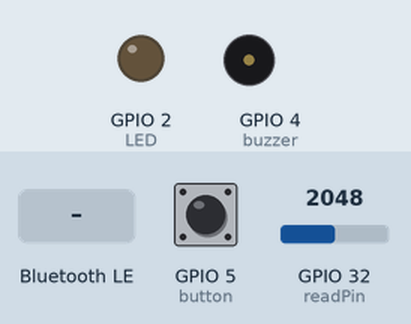
Bench run of a sketch on a simulated ESP32. Parts: output pins drawn as LEDs (lit = HIGH), buzzer (waves = sounding, pin HIGH). The inputs (shaded band) are chosen by the test bench; at power-on: GPIO 5 (button) HIGH, GPIO 32 (readPin) = 2048. Nothing arrives over Bluetooth unless stated; a phone connects over Bluetooth LE 3 s after start; what the sketch prints to the serial monitor is not drawn.

Above: at 1.2 s.
1.3 s: GPIO 5 (button) pulled LOW for 3.2 s
At 2.4 s:
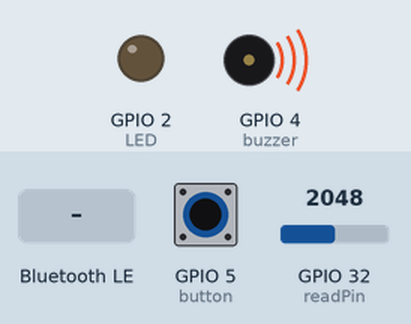
6.0 s: Bluetooth LE write "1" received
Timing chart, 0 to 9.0 s (numbered marks = the images above; inputs shaded):
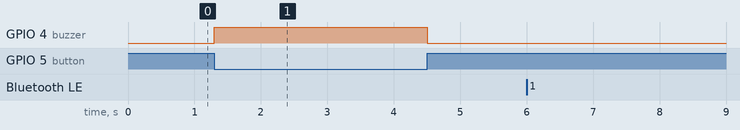

The sketch:

ESP32_BLE_UART_Demo.ino
```cpp
/*
    Video: https://www.youtube.com/watch?v=oCMOYS71NIU
    Based on Neil Kolban example for IDF: https://github.com/nkolban/esp32-snippets/blob/master/cpp_utils/tests/BLE%20Tests/SampleNotify.cpp
    Ported to Arduino ESP32 by Evandro Copercini

   Create a BLE server that, once we receive a connection, will send periodic notifications.
   The service advertises itself as: 6E400001-B5A3-F393-E0A9-E50E24DCCA9E
   Has a characteristic of: 6E400002-B5A3-F393-E0A9-E50E24DCCA9E - used for receiving data with "WRITE"
   Has a characteristic of: 6E400003-B5A3-F393-E0A9-E50E24DCCA9E - used to send data with  "NOTIFY"

   The design of creating the BLE server is:
   1. Create a BLE Server
   2. Create a BLE Service
   3. Create a BLE Characteristic on the Service
   4. Create a BLE Descriptor on the characteristic
   5. Start the service.
   6. Start advertising.

   In this example rxValue is the data received (only accessible inside that function).
   And txValue is the data to be sent, in this example just a byte incremented every second.
*/
#include <BLEDevice.h>
#include <BLEServer.h>
#include <BLEUtils.h>
#include <BLE2902.h>

BLECharacteristic *pCharacteristic;
bool deviceConnected = false;
float txValue = 0;
int val_button = 1;
const int readPin = 32; // Use GPIO number. See ESP32 board pinouts
const int LED = 2; // Could be different depending on the dev board. I used the DOIT ESP32 dev board.

//std::string rxValue; // Could also make this a global var to access it in loop()

// See the following for generating UUIDs:
// https://www.uuidgenerator.net/

#define SERVICE_UUID           "6E400001-B5A3-F393-E0A9-E50E24DCCA9E" // UART service UUID
#define CHARACTERISTIC_UUID_RX "6E400002-B5A3-F393-E0A9-E50E24DCCA9E"
#define CHARACTERISTIC_UUID_TX "6E400003-B5A3-F393-E0A9-E50E24DCCA9E"

class MyServerCallbacks: public BLEServerCallbacks {
    void onConnect(BLEServer* pServer) {
      deviceConnected = true;
    };

    void onDisconnect(BLEServer* pServer) {
      deviceConnected = false;
    }
};

class MyCallbacks: public BLECharacteristicCallbacks {
    void onWrite(BLECharacteristic *pCharacteristic) {
      std::string rxValue = pCharacteristic->getValue();

      if (rxValue.length() > 0) {
        Serial.println("*********");
        Serial.print("Received Value: ");

        for (int i = 0; i < rxValue.length(); i++) {
          Serial.print(rxValue[i]);
        }

        Serial.println();

        // Do stuff based on the command received from the app
        if (rxValue.find("A") != -1) {
          Serial.print("Turning ON!");
          digitalWrite(LED, HIGH);
        }
        else if (rxValue.find("B") != -1) {
          Serial.print("Turning OFF!");
          digitalWrite(LED, LOW);
        }

        Serial.println();
        Serial.println("*********");
      }
    }
};

int buzzer=4;
int button=5;
int temp=1;

void setup() {
  Serial.begin(115200);

  pinMode(buzzer,OUTPUT);
  pinMode(button,INPUT_PULLUP);
  pinMode(LED, OUTPUT);

  // Create the BLE Device
  BLEDevice::init("ESP32 UART Test"); // Give it a name

  // Create the BLE Server
  BLEServer *pServer = BLEDevice::createServer();
  pServer->setCallbacks(new MyServerCallbacks());

  // Create the BLE Service
  BLEService *pService = pServer->createService(SERVICE_UUID);

  // Create a BLE Characteristic
  pCharacteristic = pService->createCharacteristic(
                      CHARACTERISTIC_UUID_TX,
                      BLECharacteristic::PROPERTY_NOTIFY
                    );

  pCharacteristic->addDescriptor(new BLE2902());

  BLECharacteristic *pCharacteristic = pService->createCharacteristic(
                                         CHARACTERISTIC_UUID_RX,
                                         BLECharacteristic::PROPERTY_WRITE
                                       );

  pCharacteristic->setCallbacks(new MyCallbacks());

  // Start the service
  pService->start();

  // Start advertising
  pServer->getAdvertising()->start();
  Serial.println("Waiting a client connection to notify...");
}

void loop() {
  val_button = digitalRead(button);
  if(val_button == 0){
    digitalWrite(buzzer, HIGH);// Faire du bruit
  }
  else{
  digitalWrite(buzzer, LOW);
  }

  if (deviceConnected && val_button != temp) {
    // Fabricate some arbitrary junk for now...
    txValue = analogRead(readPin) / 3.456; // This could be an actual sensor reading!

    // Let's convert the value to a char array:
    char txString[8]; // make sure this is big enuffz
    dtostrf(val_button, 1, 2, txString); // float_val, min_width, digits_after_decimal, char_buffer

//    pCharacteristic->setValue(&txValue, 1); // To send the integer value
//    pCharacteristic->setValue("Hello!"); // Sending a test message
    pCharacteristic->setValue(txString);

    pCharacteristic->notify(); // Send the value to the app!
    Serial.print("*** Sent Value: ");
    Serial.print(txString);
    Serial.println(" ***");

    // You can add the rxValue checks down here instead
    // if you set "rxValue" as a global var at the top!
    // Note you will have to delete "std::string" declaration
    // of "rxValue" in the callback function.
//    if (rxValue.find("A") != -1) {
//      Serial.println("Turning ON!");
//      digitalWrite(LED, HIGH);
//    }
//    else if (rxValue.find("B") != -1) {
//      Serial.println("Turning OFF!");
//      digitalWrite(LED, LOW);
//    }
    temp = val_button;
  }
  delay(100);
}
```

Measured:
- after the input at 1.3 s, GPIO 4 (buzzer): LOW → HIGH at once, → LOW 3.2 s later
- after the input at 6.0 s, every drawn part: stays the same
